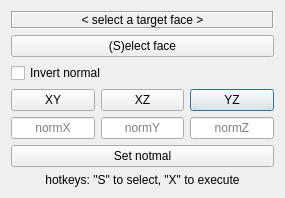
<?xml version="1.0" encoding="UTF-8"?>
<ui version="4.0">
 <class>DialogAlign</class>
 <widget class="QDialog" name="Dialog">
  <property name="geometry">
   <rect>
    <x>0</x>
    <y>0</y>
    <width>285</width>
    <height>182</height>
   </rect>
  </property>
  <property name="sizePolicy">
   <sizepolicy hsizetype="Expanding" vsizetype="Preferred">
    <horstretch>0</horstretch>
    <verstretch>0</verstretch>
   </sizepolicy>
  </property>
  <property name="baseSize">
   <size>
    <width>200</width>
    <height>300</height>
   </size>
  </property>
  <property name="windowTitle">
   <string>Align flanges</string>
  </property>
  <property name="windowIcon">
   <iconset>
    <normaloff>../../../../Documenti/flamingo/icons/flangeAlign.svg</normaloff>../../../../Documenti/flamingo/icons/flangeAlign.svg</iconset>
  </property>
  <property name="sizeGripEnabled">
   <bool>false</bool>
  </property>
  <layout class="QGridLayout" name="gridLayout">
   <item row="4" column="1">
    <widget class="QLineEdit" name="Y">
     <property name="minimumSize">
      <size>
       <width>24</width>
       <height>0</height>
      </size>
     </property>
     <property name="toolTip">
      <string/>
     </property>
     <property name="alignment">
      <set>Qt::AlignCenter</set>
     </property>
     <property name="placeholderText">
      <string>normY</string>
     </property>
    </widget>
   </item>
   <item row="3" column="2">
    <widget class="QPushButton" name="btnYZ">
     <property name="minimumSize">
      <size>
       <width>24</width>
       <height>0</height>
      </size>
     </property>
     <property name="text">
      <string>YZ</string>
     </property>
    </widget>
   </item>
   <item row="1" column="0" colspan="3">
    <widget class="QPushButton" name="btn1">
     <property name="minimumSize">
      <size>
       <width>24</width>
       <height>0</height>
      </size>
     </property>
     <property name="text">
      <string>(S)elect face</string>
     </property>
    </widget>
   </item>
   <item row="3" column="1">
    <widget class="QPushButton" name="btnXZ">
     <property name="minimumSize">
      <size>
       <width>24</width>
       <height>0</height>
      </size>
     </property>
     <property name="text">
      <string>XZ</string>
     </property>
    </widget>
   </item>
   <item row="6" column="0" colspan="3">
    <widget class="QLabel" name="label_2">
     <property name="text">
      <string>hotkeys: &quot;S&quot; to select, &quot;X&quot; to execute</string>
     </property>
     <property name="alignment">
      <set>Qt::AlignCenter</set>
     </property>
    </widget>
   </item>
   <item row="3" column="0">
    <widget class="QPushButton" name="btnXY">
     <property name="minimumSize">
      <size>
       <width>24</width>
       <height>0</height>
      </size>
     </property>
     <property name="text">
      <string>XY</string>
     </property>
    </widget>
   </item>
   <item row="0" column="0" colspan="3">
    <widget class="QLabel" name="label">
     <property name="minimumSize">
      <size>
       <width>24</width>
       <height>0</height>
      </size>
     </property>
     <property name="frameShape">
      <enum>QFrame::Box</enum>
     </property>
     <property name="frameShadow">
      <enum>QFrame::Sunken</enum>
     </property>
     <property name="text">
      <string>&lt; select a target face &gt;</string>
     </property>
     <property name="alignment">
      <set>Qt::AlignCenter</set>
     </property>
    </widget>
   </item>
   <item row="5" column="0" colspan="3">
    <widget class="QPushButton" name="btnNorm">
     <property name="minimumSize">
      <size>
       <width>24</width>
       <height>0</height>
      </size>
     </property>
     <property name="text">
      <string>Set notmal</string>
     </property>
    </widget>
   </item>
   <item row="4" column="0">
    <widget class="QLineEdit" name="X">
     <property name="minimumSize">
      <size>
       <width>24</width>
       <height>0</height>
      </size>
     </property>
     <property name="toolTip">
      <string/>
     </property>
     <property name="text">
      <string/>
     </property>
     <property name="alignment">
      <set>Qt::AlignCenter</set>
     </property>
     <property name="placeholderText">
      <string>normX</string>
     </property>
    </widget>
   </item>
   <item row="4" column="2">
    <widget class="QLineEdit" name="Z">
     <property name="minimumSize">
      <size>
       <width>24</width>
       <height>0</height>
      </size>
     </property>
     <property name="toolTip">
      <string/>
     </property>
     <property name="whatsThis">
      <string/>
     </property>
     <property name="alignment">
      <set>Qt::AlignCenter</set>
     </property>
     <property name="placeholderText">
      <string>normZ</string>
     </property>
    </widget>
   </item>
   <item row="2" column="0" colspan="3">
    <widget class="QCheckBox" name="cbInvert">
     <property name="sizePolicy">
      <sizepolicy hsizetype="MinimumExpanding" vsizetype="Fixed">
       <horstretch>0</horstretch>
       <verstretch>0</verstretch>
      </sizepolicy>
     </property>
     <property name="text">
      <string>Invert normal</string>
     </property>
    </widget>
   </item>
  </layout>
 </widget>
 <tabstops>
  <tabstop>btn1</tabstop>
  <tabstop>btnXY</tabstop>
  <tabstop>btnXZ</tabstop>
  <tabstop>btnYZ</tabstop>
  <tabstop>X</tabstop>
  <tabstop>Y</tabstop>
  <tabstop>Z</tabstop>
 </tabstops>
 <resources/>
 <connections/>
</ui>
